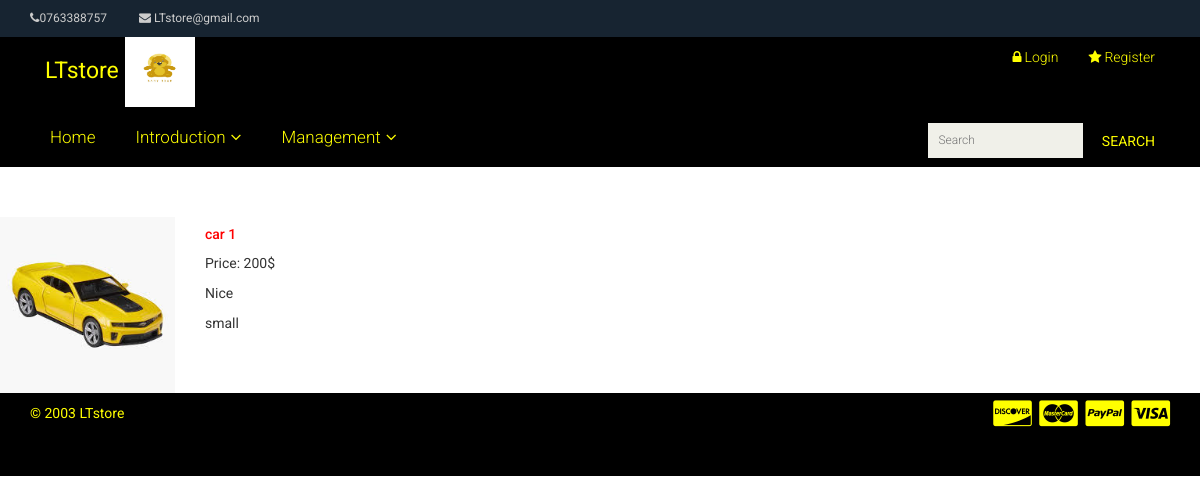
Screenshot of /?page=details&&id=car1 with the database file from the repository.
### tables this page shows
CREATE TABLE `product` (
  `Product_ID` varchar(10) NOT NULL,
  `Product_Name` varchar(30) NOT NULL,
  `Price` bigint(20) NOT NULL,
  `oldPrice` decimal(12,2) NOT NULL,
  `SmallDesc` varchar(1000) NOT NULL,
  `DetailDesc` text NOT NULL,
  `ProDate` datetime NOT NULL,
  `Pro_qty` int(11) NOT NULL,
  `Pro_image` varchar(200) NOT NULL,
  `Cat_ID` varchar(10) NOT NULL
);

### Details.php (the view, shortened to what this page needs)
<?php
if(isset($_GET["id"])){
		$id = $_GET["id"];
		$sqlstring = "Select Product_Name, Price, SmallDesc, DetailDesc, ProDate, Pro_qty,
		Pro_image,Cat_ID from product where Product_ID='$id'";
		$result = mysqli_query($conn, $sqlstring);
		$row = mysqli_fetch_array($result, MYSQLI_ASSOC);
}
?>
<div class="product-content product-wrap clearfix">
<div class="row">
		<div class="col-md-2 col-sm-1 col-xs-2">
			<div class="product-image">
				<img src='product-imgs/<?php echo $row['Pro_image']?>' alt="100px" class="img-responsive">
			</div>
		</div>
		<div class="col-md-7 col-sm-12 col-xs-12">
		<div class="product-deatil">
				<h5 class="name">
				<span style="color:Red;"><?php echo $row["Product_Name"];?></span>
				</h5>
				<p class="price-container">
					<span>Price: <?php echo $row["Price"],'$';  ?></span>
				</p>
				<p>
					<span><?php echo $row["SmallDesc"]?></span>
				</p>
		</div>
		<div class="description">
		<?php echo $row["DetailDesc"]; ?>
		</div>
	</div>
</div>
</div>

### style.css (style rules this page uses)
img { max-width: 100%; height: auto; }
h1, h2, h3, h4, h5, h6 { margin: 0 0 15px; }
body { font-family:Arial, Helvetica, sans-serif; }

### csseshop/main.css (style rules this page uses)
body { font-family: 'Roboto', sans-serif; background:; position: relative; font-weight:400px; }
h1, h2, h3, h4, h5, h6 { font-family: 'Roboto', sans-serif; }

### rows the page displays
product: Pro_image (picture), Product_Name "car 1", Price "200", SmallDesc "Nice", DetailDesc "small"
